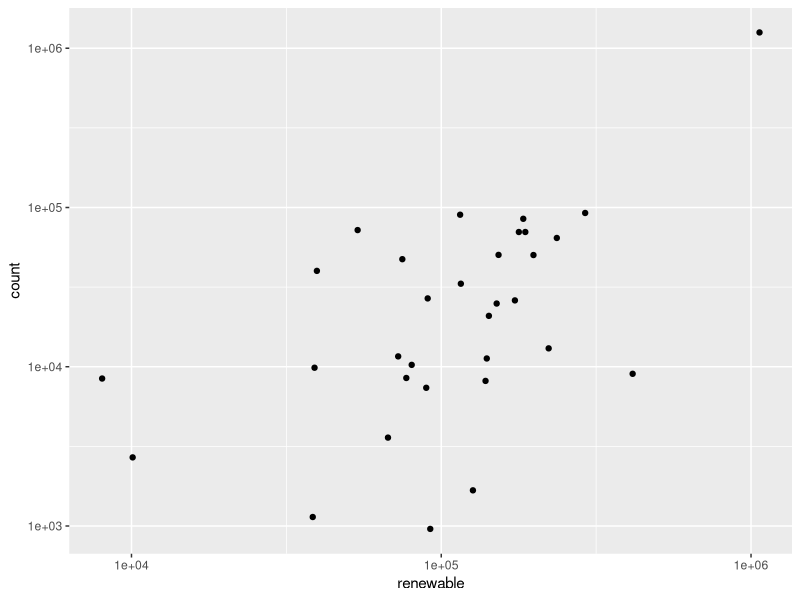

Here is the R script that generated this plot:
## ---- chunk 1
options(repos = c(CRAN = "https://cloud.r-project.org/"))
install.packages("dplyr")
install.packages("ggplot2")
install.packages("tidyverse")
install.packages("tidyr")
library(dplyr)
library(ggplot2)
library(tidyverse)
library(tidyr)
## ---- chunk 2
ru<-read_csv("./data/renew-use-2023.csv")
ru$Renewable_Use_2023<- as.double(gsub("[A-Za-z]", "",ru$Renewable_Use_2023))
ev<-read_csv("./data/ev-registrations-by-state-2023.csv")
colnames(ev)<-c("state","count")
ev<-ev|>filter(str_detect(count,"\\d"))
ev$count<-as.double(gsub("[^0-9]","",ev$count))
ev$state<-state.abb[match(ev$state, state.name)]

## ---- chunk 3
sru<-ru|>group_by(State)|>summarize(renewable = sum(Renewable_Use_2023))
total<-inner_join(x=sru, y=ev, by=join_by(State==state))
## ---- chunk 4
total|>ggplot(aes(x=renewable,y=count))+
    geom_point()+
    scale_x_log10()+
    scale_y_log10()
